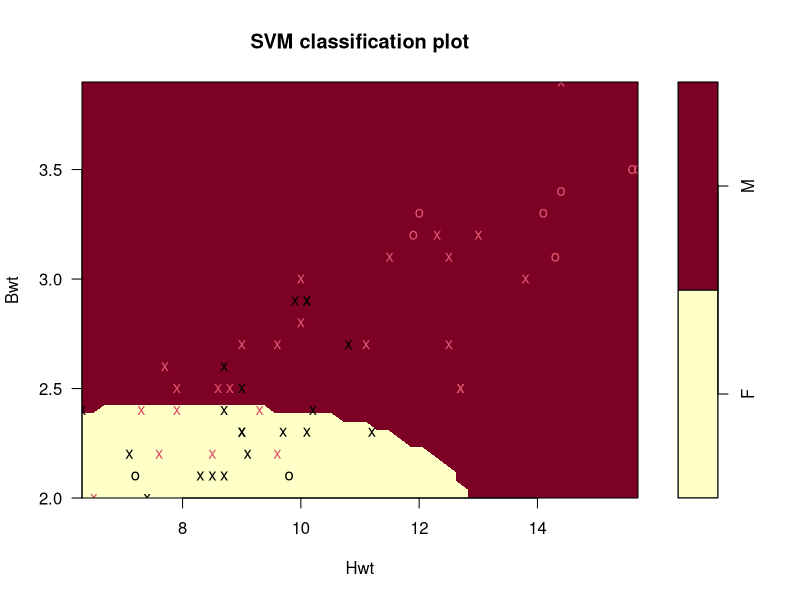

Source code (R):
## ---- chunk 1
knitr::opts_chunk$set(echo = TRUE)
knitr::opts_chunk$set(warning = FALSE)
library(e1071)
## ---- chunk 2
# load package and data
library("MASS")
head(cats)

# Select training samples (70%) and test samples (30%)
index <- sample(2,nrow(cats),replace = TRUE,prob=c(0.7,0.3))
traindata <- cats[index==1,]
testdata <- cats[index==2,]

# model
cats_svm_model <- svm(Sex~.,data=traindata)
print(cats_svm_model)

# check result on training data
cats_svm_model_pred_1 <- predict(cats_svm_model,traindata[,-1])
cats_table_1 <- table(pred=cats_svm_model_pred_1,true=traindata[,1])
print(cats_table_1)
accuracy_1 <- sum(diag(cats_table_1))/sum(cats_table_1)
print(accuracy_1)

# check on the test data
cats_svm_model_pred_2 <- predict(cats_svm_model,testdata[,-1])
cats_table_2 <- table(pred=cats_svm_model_pred_2,true=testdata[,1])
cats_table_2
accuracy_2 <- sum(diag(cats_table_2))/sum(cats_table_2)
accuracy_2

# plot the result
plot(cats_svm_model,testdata)
## ---- chunk 3
svm_test <- function(x,y){
  type <- c('C-classification','nu-classification','one-classification')
  kernel <- c('linear','polynomial','radial','sigmoid')
  pred <- array(0, dim=c(nrow(x),3,4))
  errors <- matrix(0,3,4)
  dimnames(errors) <- list(type, kernel)
  for(i in 1:3){
    for(j in 1:4){
      pred[,i,j] <- predict(object = svm(x, y, type = type[i], kernel = kernel[j]), newdata = x)
      if(i > 2) errors[i,j] <- sum(pred[,i,j] != 1)
      else errors[i,j] <- sum(pred[,i,j] != as.integer(y))
      }
    }
  return(errors)
}

iris_x <- iris[,1:4]
iris_y <- iris[,5]
svm_test(x=iris_x,y=iris_y)
## ---- chunk 4
iris_model <- svm(x=iris[,1:4],y=iris[,5],type = 'C-classification', kernel = 'radial')
iris_pred <- predict(object = iris_model, newdata = iris[,1:4])
iris_Freq <- table(iris[,5], iris_pred)
print(iris_Freq)
